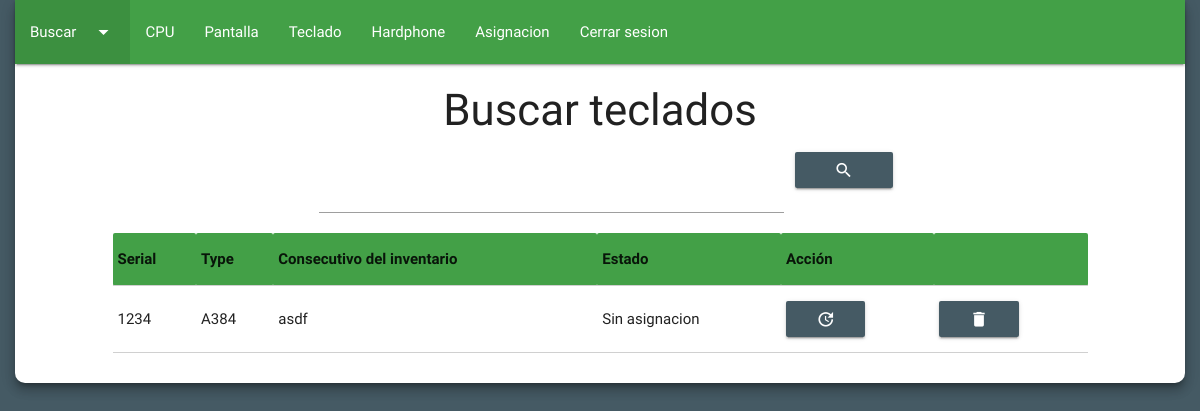
The page /?c=admin&a=ReadTeclado (signed in) on the database as committed earlier.
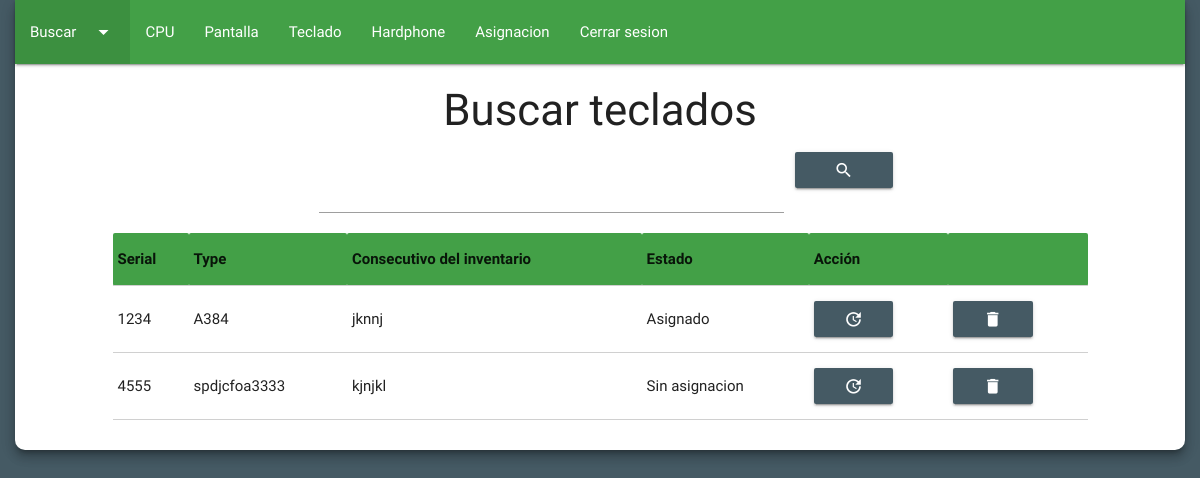
The same page on the database as committed later.
### tables this page shows
CREATE TABLE `teclado` (
  `tec_id` int(11) NOT NULL COMMENT 'En este campo se almacena la clave primaria de cada registro. Este campo es la llave primaria de la tabla.',
  `tec_serial` varchar(50) NOT NULL COMMENT 'En este campo se va a almacenar el serial del teclado que se esta registrando.',
  `tec_type` varchar(50) NOT NULL COMMENT 'En este campo se va a almacenar el type del teclado que se esta registrando.',
  `tec_consecutivo` varchar(50) NOT NULL COMMENT 'En este campo se va a almacenar el consecutivo de inventario de cada teclado que se esta registrando.',
  `tec_estado` varchar(50) NOT NULL COMMENT 'Este campo va a almacenar el estado de un teclado determinado, ya sea asignado o sin asignacion.'
);

### model/conn.model.php (called while the page is built, shortened)
<?php
class DataBase{
  private static $db_host = "localhost";
  private static $db_name = "inventario";
  private static $db_user = "root";
  private static $db_pass = "";
  private static $db_conn = null;
  public static function connect(){
    if(self::$db_conn == null){
      try{
        self::$db_conn = new PDO("mysql:host=".self::$db_host.";dbname=".self::$db_name,self::$db_user,self::$db_pass);
        self::$db_conn->exec("SET CHARACTER SET utf8");
      }catch(PDOException $e){
        die($e->getMessage());
      }
    }
    return self::$db_conn;
  }
}
?>

### model/user.model.php (called while the page is built, shortened)
<?php
class UserModel{
  private $pdo;
  public function __CONSTRUCT(){
    try{
      $this->pdo = DataBase::connect();
      $this->pdo->setAttribute(PDO::ATTR_ERRMODE,PDO::ERRMODE_EXCEPTION);
    }catch(PDOException $e){
      die($e->getMessage());
    }
  }
  public function ReadTeclado(){
    try {
      $sql= "SELECT * FROM teclado";
      $query= $this->pdo->prepare($sql);
      $query->execute();
      $result= $query->fetchALL(PDO::FETCH_OBJ);
    } catch (PDOException $e) {
      die($e->getMessage());
    }
    return $result;
  }
}
 ?>

### view/modules/admin/readTeclado.php (the view, shortened to what this page needs)
<div class="row z-depth-4" id="cuerpo">
  <form action="" method="post">
    <nav>
      <div class="nav-wrapper green darken-1">
        <ul>
          <li class="active"><a class="dropdown-button" data-activates="dropdown1" href="">Buscar<i class="material-icons right">arrow_drop_down</i></a></li>
          <li><a href="?c=admin&a=Equipo">CPU</a></li>
          <li><a href="?c=admin&a=Pantalla">Pantalla</a></li>
          <li><a href="?c=admin&a=Teclado">Teclado</a></li>
          <li><a href="?c=admin&a=Hardphone">Hardphone</a></li>
          <li><a href="?c=admin&a=Asignacion">Asignacion</a></li>
          <li><a href="?c=admin&a=logout" onclick="return confirm('¿Desea cerrar sesion?')">Cerrar sesion</a></li>
        </ul>
      </div>
    </nav>
    <form action="?c=admin&a=ReadTeclado" method="GET">
      <h3>Buscar teclados</h3>
      <div class="input-field col s5 offset-s3">
        <input type="text" name="user" autofocus>
      </div>
      <button type="submit" class="btn waves-effect waves-light col s1 blue-grey darken-2 tooltipped" data-position="right" data-tooltip="Buscar"><i class="small material-icons">search</i></button>
    </form>
    <?php
    if(isset($_POST['user'])){
      $user= $_POST['user'];
      $user= $this->model->SearchTeclado($user);
      if(count($user)>0){
        foreach($user as $row){ ?>
    <table class="highlight bordered col s10 offset-s1">
      <thead class="green darken-1">
        <tr>
          <th>Serial</th>
          <th>Type</th>
          <th>Consecutivo del inventario</th>
          <th>Estado</th>
          <th>Acción</th>
          <th></th>
        </tr>
      </thead>
      <tbody>
        <tr>
          <td><?php echo $row['tec_serial']; ?></td>
          <td><?php echo $row['tec_type']; ?></td>
          <td><?php echo $row['tec_consecutivo']; ?></td>
          <td><?php echo $row['tec_estado']; ?></td>
          <td><a href="?detalle=<?php echo $row['tec_serial']; ?>&c=admin&a=DetalleTeclado" class="btn waves-effect waves-light blue-grey darken-2 tooltipped" data-position="top" data-tooltip="Detalle del teclado"><i class="small material-icons">update</i></a></td>
          <td><a href="?id=<?php echo $row['tec_id']; ?>&c=admin&a=DeleteTeclado" class="btn waves-effect waves-light blue-grey darken-2 tooltipped" data-position="right" data-tooltip="Eliminar teclado" onclick="return confirm('¿Desea eliminar el teclado permanentemente?')"><i class="small material-icons">delete</i></a></td>
        </tr>
      </tbody>
    </table>
  <?php }
    }else{
      echo "<br><br><br><br><h5 class='info'>No se han encontrado resultados</h5>";
    }
  }else{
     ?>
    <table class="highlight bordered col s10 offset-s1">
      <thead class="green darken-1">
        <tr>
          <th>Serial</th>
          <th>Type</th>
          <th>Consecutivo del inventario</th>
          <th>Estado</th>
          <th>Acción</th>
          <th></th>
        </tr>
      </thead>
      <?php foreach($result as $data){ ?>
      <tbody>
        <tr>
          <td><?php echo $data->tec_serial; ?></td>
          <td><?php echo $data->tec_type; ?></td>
          <td><?php echo $data->tec_consecutivo; ?></td>
          <td><?php echo $data->tec_estado; ?></td>
          <td><a href="?detalle=<?php echo $data->tec_serial; ?>&c=admin&a=DetalleTeclado" class="btn waves-effect waves-light blue-grey darken-2 tooltipped" data-position="top" data-tooltip="Detalle del teclado"><i class="small material-icons">update</i></a></td>
          <td><a href="?id=<?php echo $data->tec_id; ?>&c=admin&a=DeleteTeclado" class="btn waves-effect waves-light blue-grey darken-2 tooltipped" data-position="right" data-tooltip="Eliminar teclado" onclick="return confirm('¿Desea eliminar el teclado permanentemente?')"><i class="small material-icons">delete</i></a></td>
        </tr>
      </tbody>
    <?php } ?>
    </table>
  <?php } ?>
  </form>
</div>

Rows that differ between the two databases and show on the page:
changed teclado: tec_consecutivo "asdf" → "jknnj"; tec_estado "Sin asignacion" → "Asignado"
added teclado: tec_serial "4555", tec_type "spdjcfoa3333", tec_consecutivo "kjnjkl", tec_estado "Sin asignacion"
